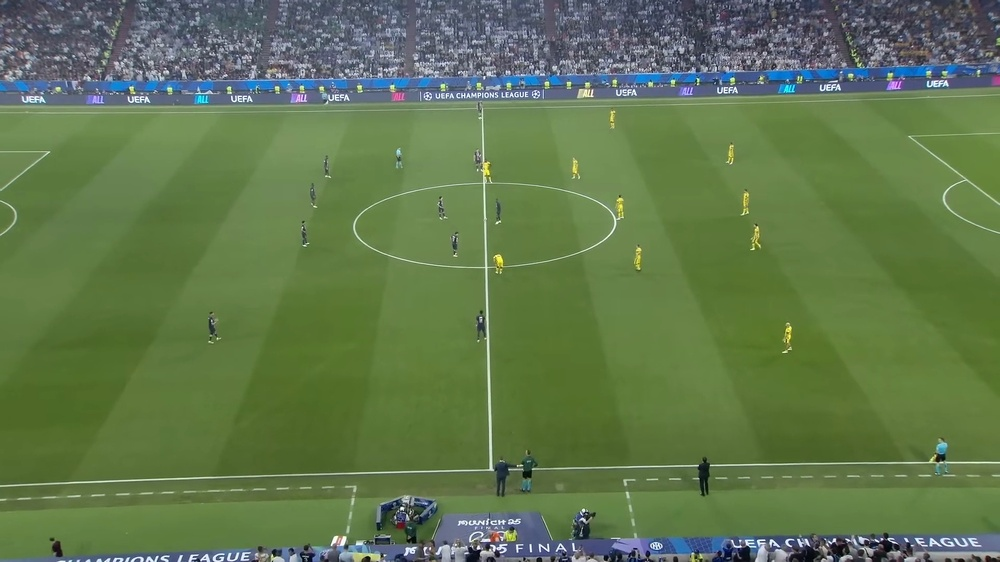
#> input picture _archive/v1_legacy/backend_v1/data/frames/frame_0002.jpg, 1000 x 562 px, shrunk from 1920 x 1080 before the run
$ python -i pitch_roi_provider.py   (imports and definitions only)
#> lines starting #> are read from the running program, lines starting #| are printed output that depends on the picture; after the words box and inside, x2 and y2 are one past the last pixel; in counts of white or black regions, pixels touching at a corner belong together
#> further down, picture is the input picture: shape (562, 1000, 3); mean B, G, R 78, 119.3, 96.5
from __future__ import annotations

from dataclasses import dataclass

import cv2
import numpy as np


@dataclass(frozen=True)
class PitchROIMask:
    mask: np.ndarray
    bbox_xyxy: tuple[int, int, int, int] | None
    area_ratio: float


class PitchROIProvider:
    """Estimate pitch occupancy from HSV green chroma."""

    def __init__(
        self,
        *,
        sat_min: int = 30,
        val_min: int = 20,
        morph_kernel: int = 7,
    ) -> None:
        self._sat_min = max(0, int(sat_min))
        self._val_min = max(0, int(val_min))
        self._kernel_size = max(3, int(morph_kernel) | 1)

    def estimate(self, frame_bgr: np.ndarray) -> PitchROIMask:
        h, w = frame_bgr.shape[:2]
#> h = 562; w = 1000
        if h <= 0 or w <= 0:
            empty = np.zeros((max(1, h), max(1, w)), dtype=np.uint8)
            return PitchROIMask(mask=empty, bbox_xyxy=None, area_ratio=0.0)

        hsv = cv2.cvtColor(frame_bgr, cv2.COLOR_BGR2HSV)
#> hsv: shape (562, 1000, 3); mean H, S, V 58.7, 108.6, 123.7
        lower = np.array([25, self._sat_min, self._val_min], dtype=np.uint8)
        upper = np.array([95, 255, 255], dtype=np.uint8)
        mask = cv2.inRange(hsv, lower, upper)
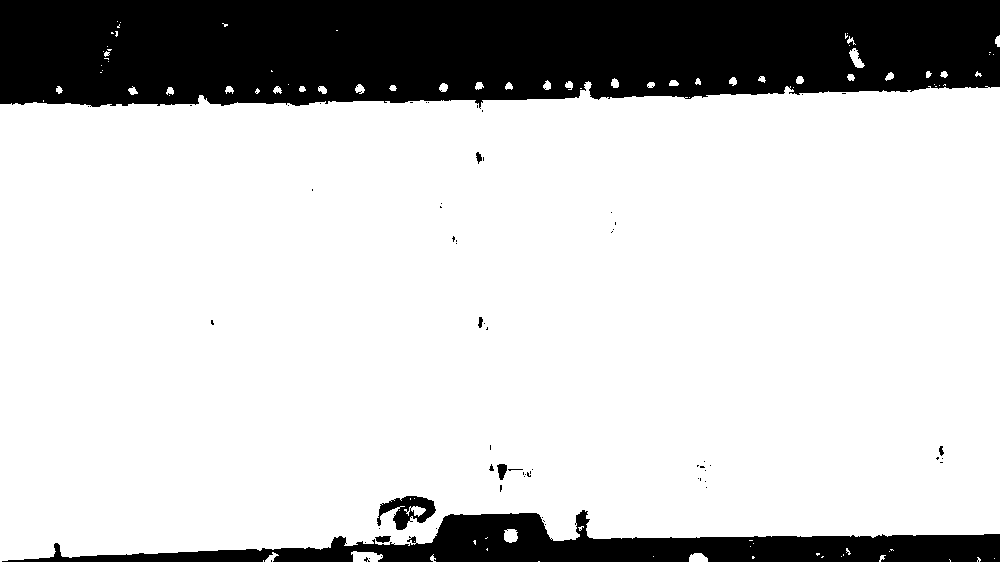
#> mask: shape (562, 1000); 78.8% white; 66 black regions (57 under 20 px), largest, box (x1, y1, x2, y2) and area: (0, 0, 1000, 109) 96765, (2, 510, 1000, 562) 21073, (377, 496, 436, 530) 1006

        kernel = cv2.getStructuringElement(
            cv2.MORPH_ELLIPSE, (self._kernel_size, self._kernel_size)
        )
        mask = cv2.morphologyEx(mask, cv2.MORPH_OPEN, kernel)
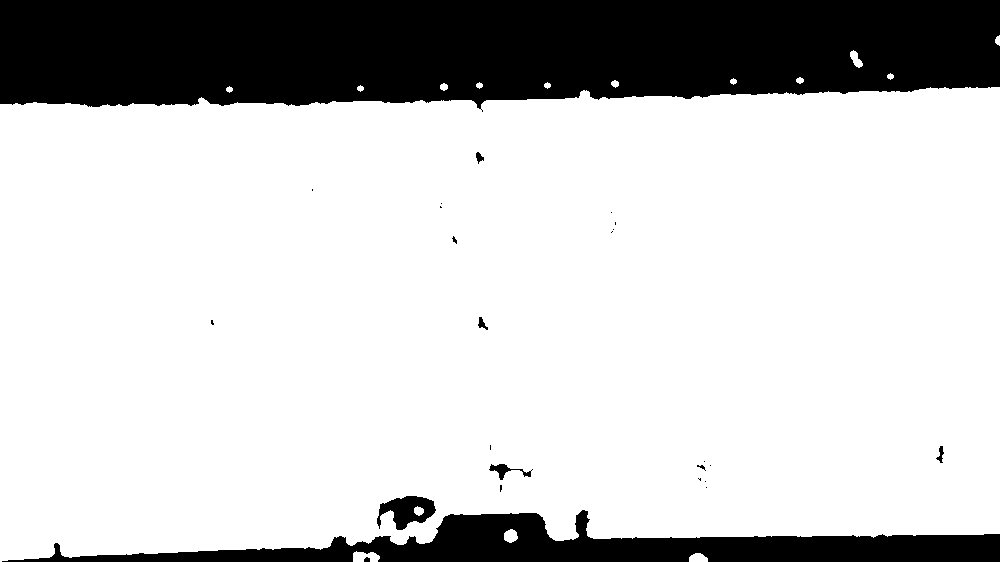
#> mask: shape (562, 1000); 78.4% white; 25 black regions (15 under 20 px), largest, box (x1, y1, x2, y2) and area: (0, 0, 1000, 112) 98097, (2, 510, 1000, 562) 21618, (377, 496, 436, 530) 1140
        mask = cv2.morphologyEx(mask, cv2.MORPH_CLOSE, kernel)
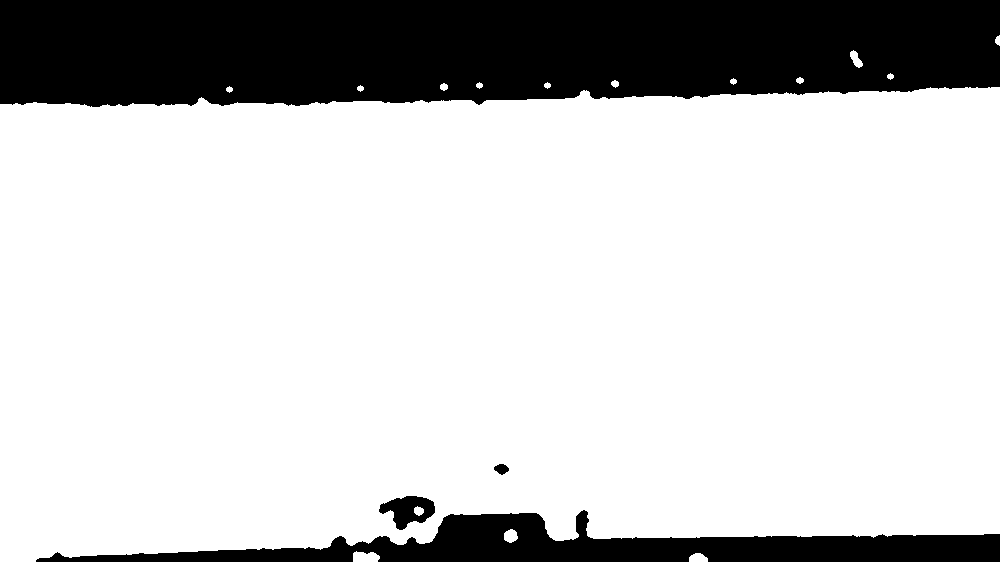
#> mask: shape (562, 1000); 78.5% white; 4 black regions, box (x1, y1, x2, y2) and area: (0, 0, 1000, 107) 98060, (36, 510, 1000, 562) 21456, (379, 496, 435, 530) 1088, (494, 464, 509, 475) 111

        non_zero = int(np.count_nonzero(mask))
#> non_zero = 441285
        area_ratio = float(non_zero / float(h * w))
#> area_ratio = 0.785
        if non_zero <= 0:
            return PitchROIMask(mask=mask, bbox_xyxy=None, area_ratio=0.0)

        ys, xs = np.where(mask > 0)
        x1 = int(xs.min())
#> x1 = 0
        x2 = int(xs.max()) + 1
#> x2 = 1000
        y1 = int(ys.min())
#> y1 = 35
        y2 = int(ys.max()) + 1
#> y2 = 562

        return PitchROIMask(mask=mask, bbox_xyxy=(x1, y1, x2, y2), area_ratio=area_ratio)

>>> import cv2
>>> picture = cv2.imread('../../../_archive/v1_legacy/backend_v1/data/frames/frame_0002.jpg')
>>> result = PitchROIProvider().estimate(picture)

$ run again, on _archive/v1_legacy/backend_v1/data/frames/frame_0004.jpg
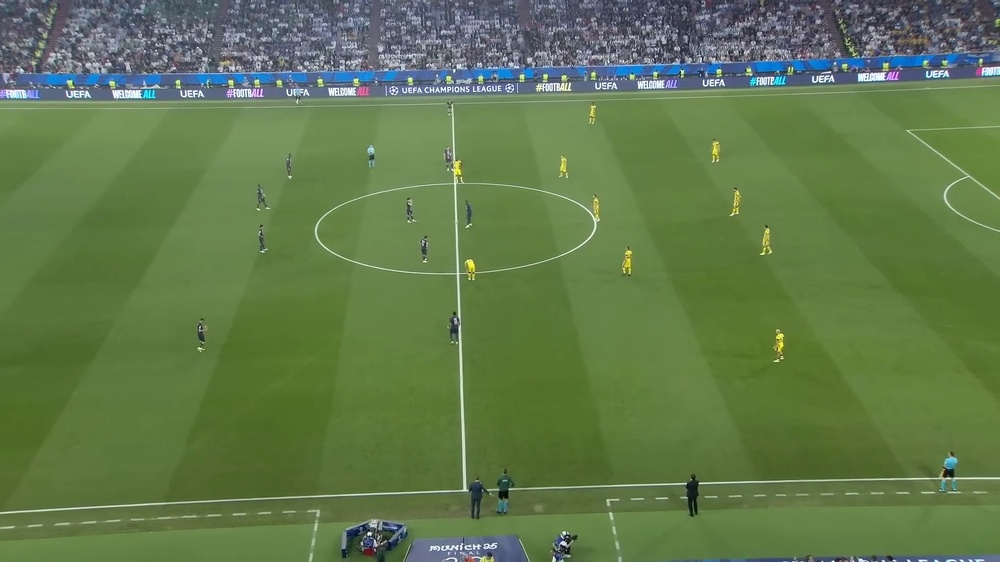
#> input picture _archive/v1_legacy/backend_v1/data/frames/frame_0004.jpg, 1000 x 562 px, shrunk from 1920 x 1080 before the run
#> picture is the input picture: shape (562, 1000, 3); mean B, G, R 76.3, 121.2, 97.2
#> hsv: shape (562, 1000, 3); mean H, S, V 55.9, 111.3, 124.7
#> in estimate, `mask = cv2.inRange(hsv, lower, upper)`:
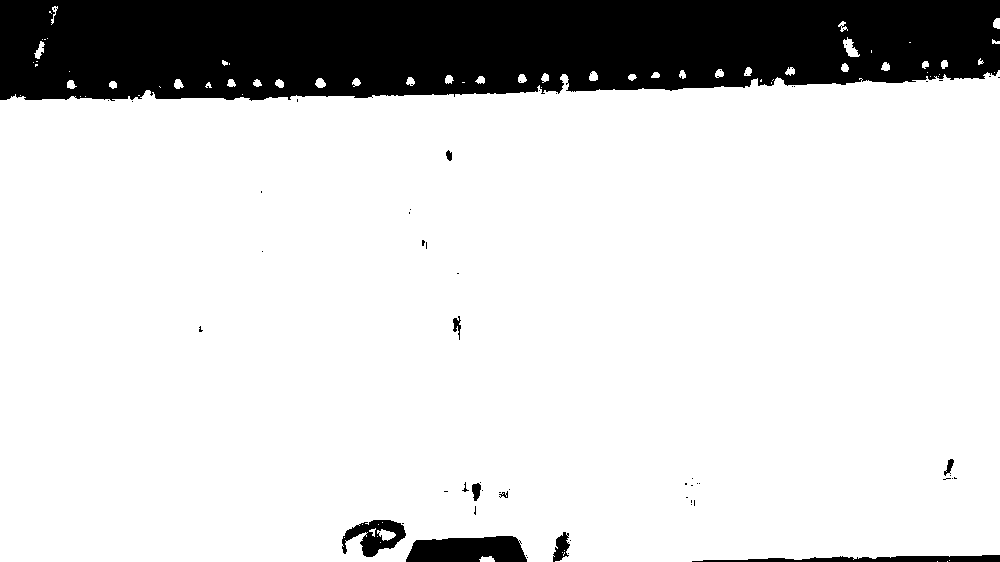
#> mask: shape (562, 1000); 83.1% white; 59 black regions (48 under 20 px), largest, box (x1, y1, x2, y2) and area: (0, 0, 1000, 101) 89243, (406, 536, 527, 562) 2605, (692, 555, 1000, 562) 1318
#> in estimate, `mask = cv2.morphologyEx(mask, cv2.MORPH_CLOSE, kernel)`:
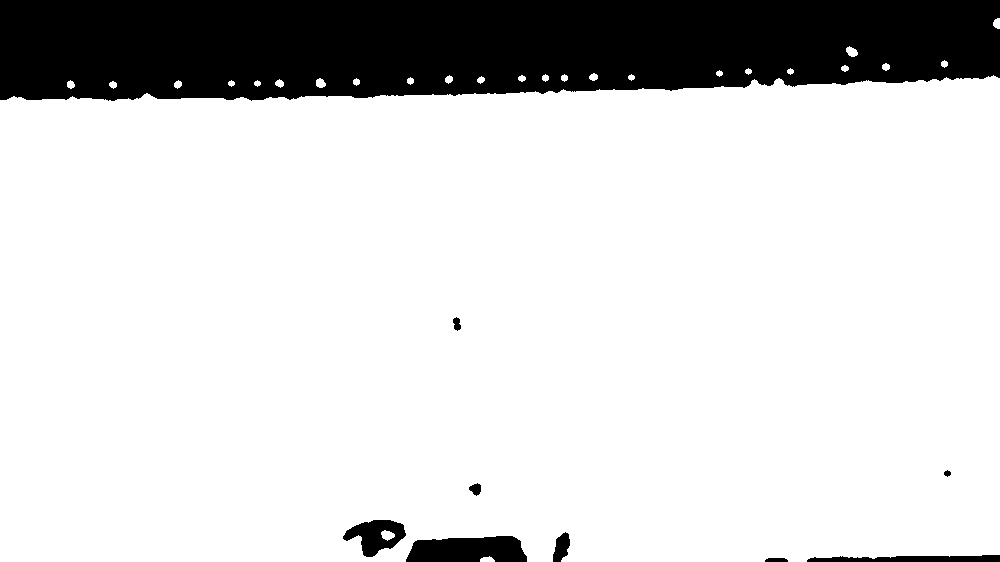
#> mask: shape (562, 1000); 82.9% white; 9 black regions, largest, box (x1, y1, x2, y2) and area: (0, 0, 1000, 101) 90434, (406, 536, 527, 562) 2620, (343, 520, 406, 557) 1295
#> non_zero = 465974
#> area_ratio = 0.829
#> x1 = 0
#> x2 = 1000
#> y1 = 18
#> y2 = 562

$ run again, on _archive/v1_legacy/backend_v1/data/frames/frame_0008.jpg
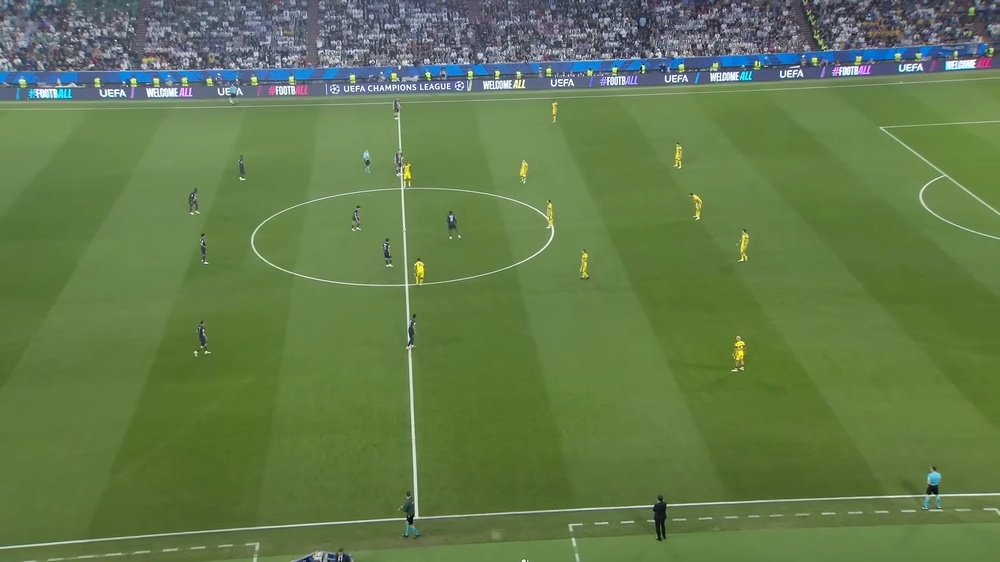
#> input picture _archive/v1_legacy/backend_v1/data/frames/frame_0008.jpg, 1000 x 562 px, shrunk from 1920 x 1080 before the run
#> picture is the input picture: shape (562, 1000, 3); mean B, G, R 75.7, 122.4, 98
#> hsv: shape (562, 1000, 3); mean H, S, V 54.7, 113.1, 125.7
#> in estimate, `mask = cv2.inRange(hsv, lower, upper)`:
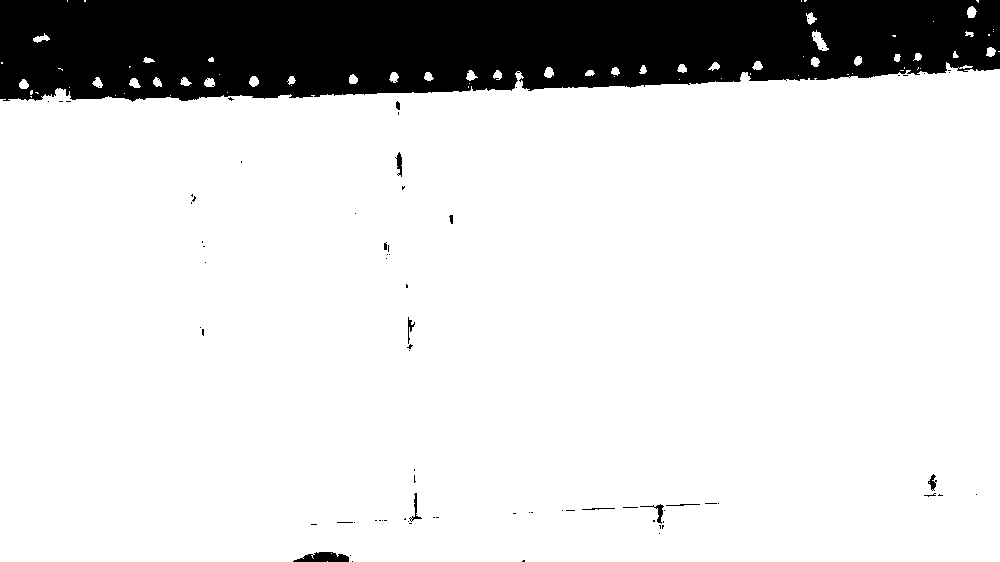
#> mask: shape (562, 1000); 84.5% white; 79 black regions (67 under 20 px), largest, box (x1, y1, x2, y2) and area: (0, 0, 1000, 102) 85738, (293, 552, 349, 562) 400, (640, 504, 664, 524) 102
#> in estimate, `mask = cv2.morphologyEx(mask, cv2.MORPH_CLOSE, kernel)`:
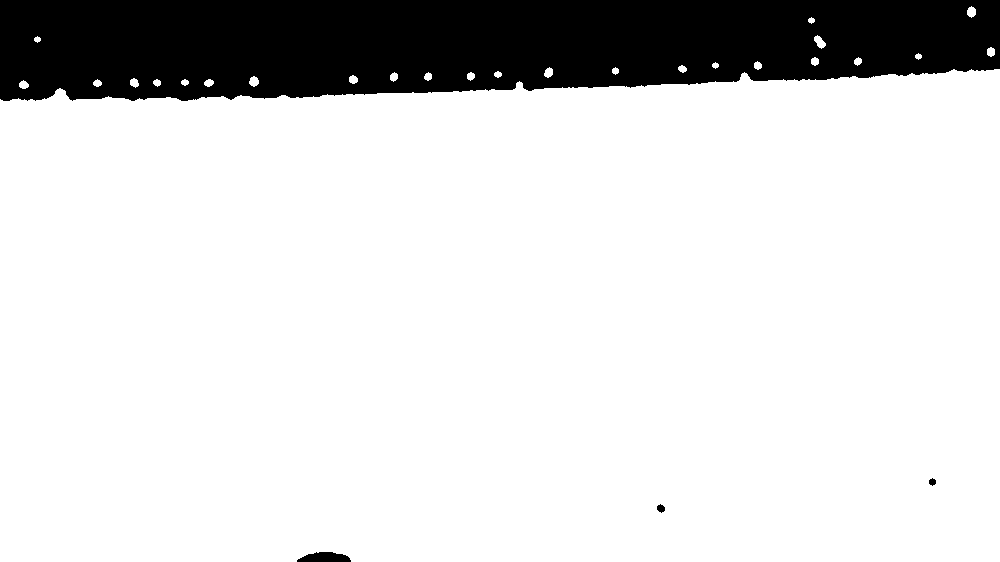
#> mask: shape (562, 1000); 84.4% white; 4 black regions, box (x1, y1, x2, y2) and area: (0, 0, 1000, 101) 86987, (297, 552, 351, 562) 413, (657, 504, 665, 513) 50, (929, 478, 936, 486) 40
#> non_zero = 474510
#> area_ratio = 0.844
#> x1 = 0
#> x2 = 1000
#> y1 = 6
#> y2 = 562

$ run again, on _archive/v1_legacy/backend_v1/data/frames/frame_0010.jpg
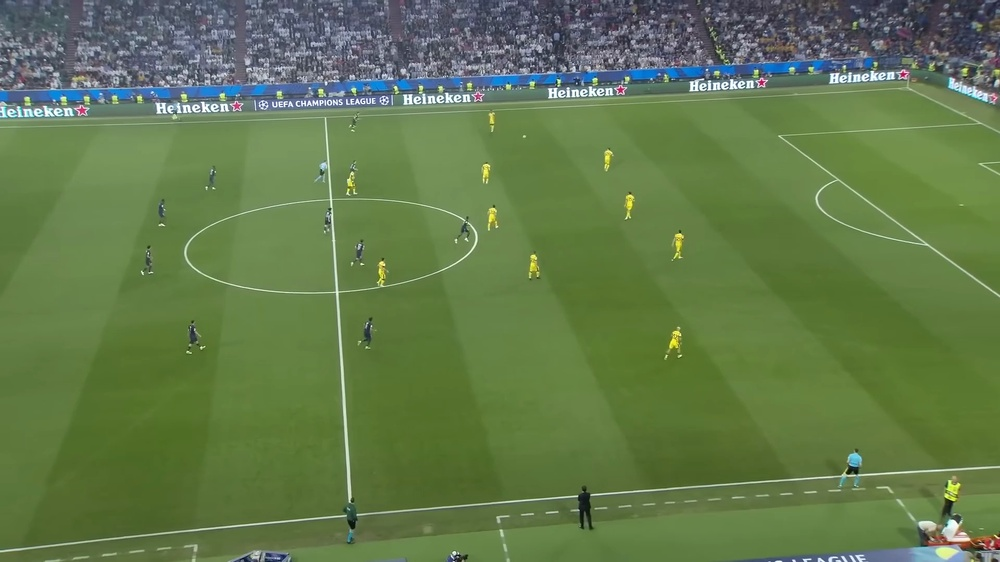
#> input picture _archive/v1_legacy/backend_v1/data/frames/frame_0010.jpg, 1000 x 562 px, shrunk from 1920 x 1080 before the run
#> picture is the input picture: shape (562, 1000, 3); mean B, G, R 75.9, 121.7, 98.1
#> hsv: shape (562, 1000, 3); mean H, S, V 55.9, 111.1, 125
#> in estimate, `mask = cv2.inRange(hsv, lower, upper)`:
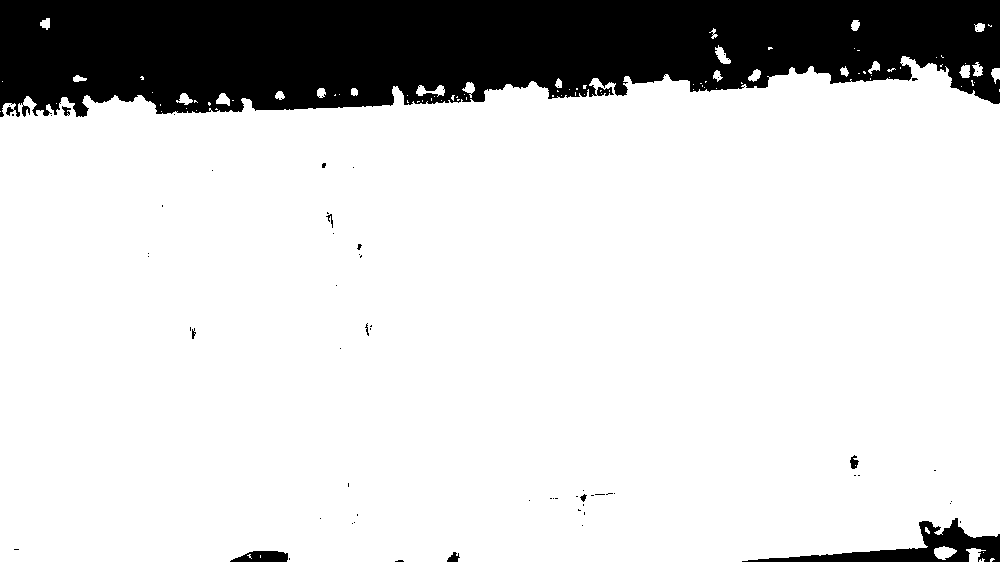
#> mask: shape (562, 1000); 82.7% white; 65 black regions (55 under 20 px), largest, box (x1, y1, x2, y2) and area: (0, 0, 1000, 117) 92617, (742, 518, 1000, 562) 3442, (230, 551, 288, 562) 493
#> in estimate, `mask = cv2.morphologyEx(mask, cv2.MORPH_CLOSE, kernel)`:
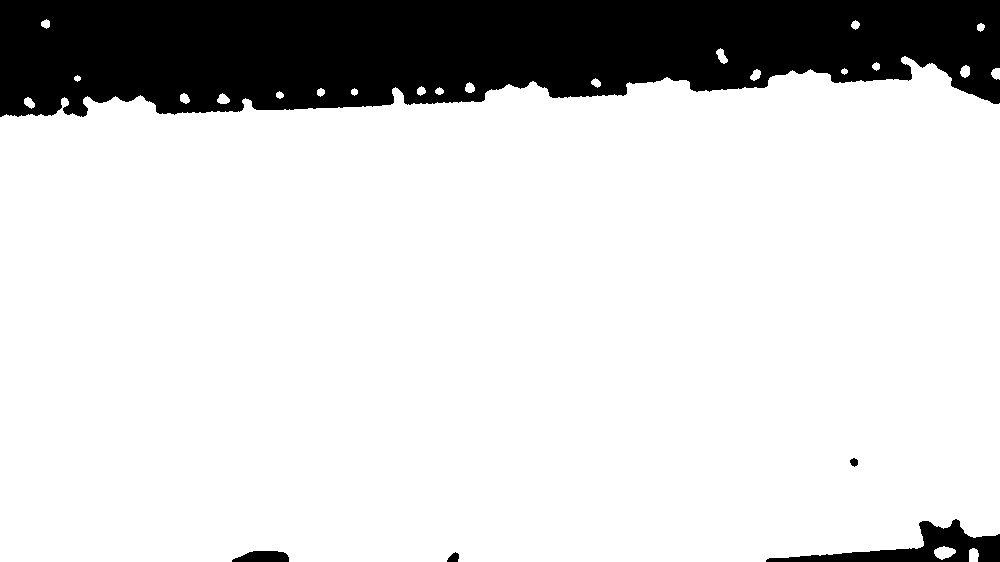
#> mask: shape (562, 1000); 82.5% white; 5 black regions, box (x1, y1, x2, y2) and area: (0, 0, 1000, 117) 94250, (766, 519, 1000, 562) 3548, (232, 551, 289, 562) 508, (447, 552, 459, 562) 83, (850, 458, 858, 467) 52
#> non_zero = 463559
#> area_ratio = 0.825
#> x1 = 0
#> x2 = 1000
#> y1 = 19
#> y2 = 562
